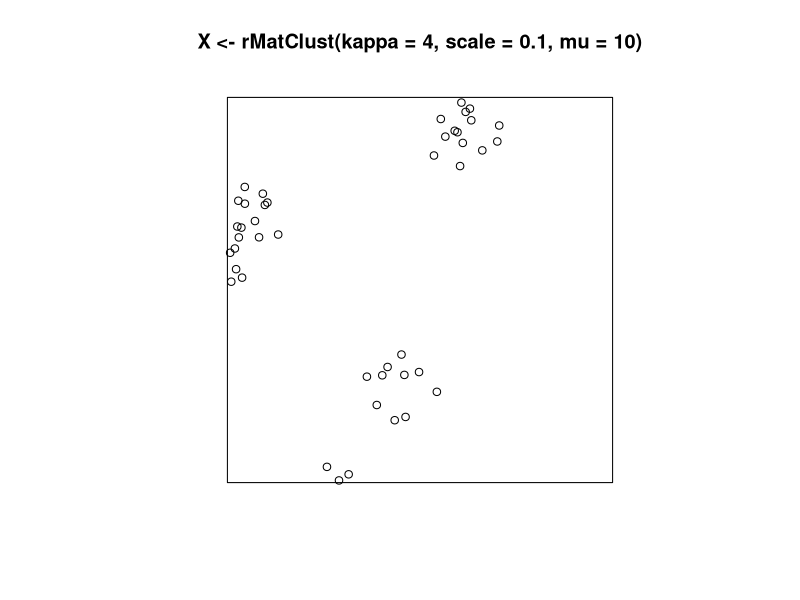

Recreate this plot in R. (Note: this script raises an error after producing the figure.)
#'      Workshop on analysing spatial point patterns with spatstat
#'                   Aalborg, April 2015
#' 
#'                   Lecturer's R script 
#'                  Session 9: cluster and Cox processes
#' 
#'         Copyright (c) Adrian Baddeley and Ege Rubak 2015
#' 
library(spatstat)

set.seed(10)
plot(X <- rMatClust(kappa=4, scale=0.1, mu=10))
plot(attr(X, "parents"), add=TRUE, col="green",pch=16)

plot(rMatClust(4, 0.1, 10, nsim=20))

kppm(X ~ 1, "MatClust")

Z <- rMatClust(30, 0.05, 4)
plot(Z)
kppm(Z ~ 1, "MatClust")

set.seed(1919)
Y <- rThomas(50, 0.03, 10)
plot(Y)
kppm(Y ~ 1, "Thomas")

set.seed(1985)
U <- rnoise(runif, max=200)
V <- Smooth(U, sigma=0.05, normalise=TRUE)
V <- 100 + 7 * (V-100)
plot(V)
plot(rpoispp(V), add=TRUE, pch=16)

X <- rLGCP("exp", 4, var=1.5, scale=0.03)
plot(X)
plot(Kest(X))
plot(Lam <- attr(X, "Lambda"))
plot(log(Lam))
hist(log(Lam))

kppm(X ~ 1, "LGCP", model="exp", statistic="pcf")
